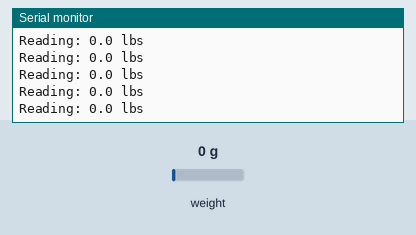
Recording of a sketch running on a simulated Arduino Uno, built with avr-gcc and run on an emulated ATmega328P. On the bench: the last lines printed to the serial monitor. The test bench sets the inputs (shaded band); at power-on: weight on the scale 0 g.

Above: at 1.2 s.
1.3 s: weight on the scale set to 100 g
At 1.32 s:
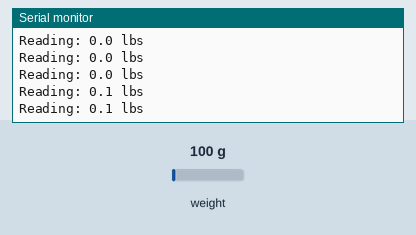
4.3 s: weight on the scale set to 1250 g
At 4.34 s:
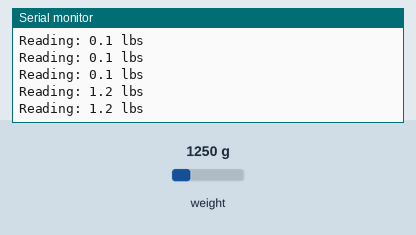
Timing chart, 0 to 7.3 s (numbered marks = the images above; inputs shaded):
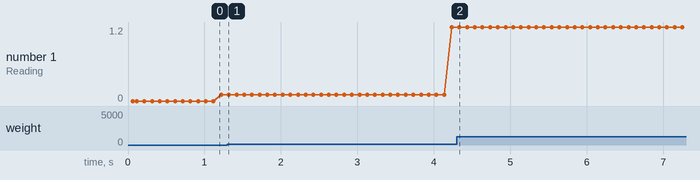

The sketch:

known_zero_fetch.ino
```cpp
// (licence header left out)
#include "HX711.h"

#define calibration_factor -10330.0 //This value is obtained using the SparkFun_HX711_Calibration sketch
#define zero_factor 24500 //This large value is obtained using the SparkFun_HX711_Calibration sketch

#define DOUT  8
#define CLK   7

HX711 scale(DOUT, CLK);

void setup() {
  Serial.begin(9600);
  Serial.println("Demo of zeroing out a scale from a known value");

  scale.set_scale(calibration_factor); //This value is obtained by using the SparkFun_HX711_Calibration sketch
  scale.set_offset(zero_factor); //Zero out the scale using a previously known zero_factor

  Serial.println("Readings:");
}

void loop() {
  Serial.print("Reading: ");
  Serial.print(scale.get_units(), 1); //scale.get_units() returns a float
  Serial.print(" lbs"); //You can change to kg but you'll need to change the calibration_factor
  Serial.println();
}
```

Measured:
- after the input at 1.3 s, the serial monitor: prints a new line at once (image 1)
- after the input at 4.3 s, the serial monitor: prints a new line at once (image 2)
- plotted number 1: 0.1 → 1.2 after the input at 1.3 s
